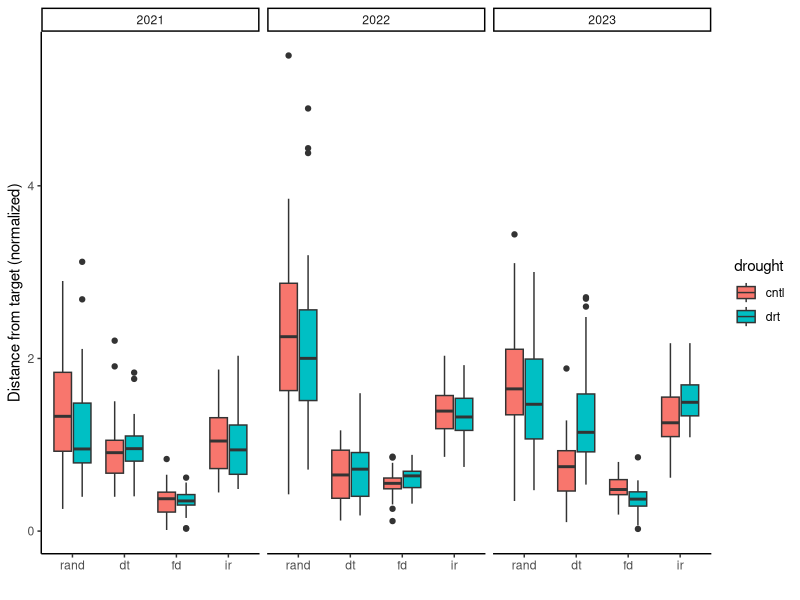

Here is the R script that generated this plot: (Note: this script raises an error after producing the figure.)
#### Calculating Euclidean distances to assess dissimilarity from targets and 
#### traits maximums (as high values of most traits selected should only benefit
#### species in those seeding treatments)

########## This is a repeat of "distance_calculations_WY.R" at PLOT level ############

# packages used
library(tidyverse)
library(lme4)
library(lmerTest)
library(vegan)

# Function for normalizing FD
normalize <- function(x) {
  return ((x - min(x)) / (max(x) - min(x)))
}

alldat <- read.csv("data/cwm_wy(plot).csv")
alldat$year <- as.factor(alldat$year)
alldat$block <- as.factor(alldat$block)
alldat$trt <- as.factor(alldat$trt)
FDdat <- read.csv("data/cwm_raoq_wy(plot).csv")
FDdat$year <- as.factor(FDdat$year)
FDdat$block <- as.factor(FDdat$block)
FDdat$trt <- as.factor(FDdat$trt)
# CSV of species-trait combinations (for OG 25)
traits.wy <- read.csv("data/mixedgrass.csv", header=TRUE, row.names=1)
traits.wy <- traits.wy[traits.wy$use==1,] # subset use=1
traits.wy$PLSg.m2.mono <- traits.wy$PLSlbs.acre.mono * (453.59237 / 4046.8564224) #convert lb/acre to g/m2
#scale traits
traits.wy$srl = scale(log(traits.wy$srl))
traits.wy$ldmc = scale(log(traits.wy$ldmc))
traits.wy$leafn = scale(log(traits.wy$leafn))
traits.wy$lop = scale(traits.wy$lop)
traits.wy$rootdiam = scale(log(traits.wy$rootdiam))
traits.wy$sla = scale(log(traits.wy$sla))
traits.wy$rdmc = scale(log(traits.wy$rdmc))

## select relevent CWM traits per DT or IR, rows are communities
# remove predictor rows 
pred <- alldat %>% filter(year=="0")#filter preds
dat <- alldat %>% filter(year!="0")#filter preds
FDpred <- FDdat %>% filter(year=="0")#filter preds
FDdat <- FDdat %>% filter(year!="0")#filter preds

# #subset for just seeding trt of interest and calculate dissimilarity
# # first calculated for distance to target, but distance to target to be closer
# # or further from max/min of traits (ex. SRL above our target is even better
# # than hitting our target). So, distance from max/min by trt and year is also
# # now calculated below the commented out code.
#
## IR
distir.wy <- dat %>% select(c(block,trt,year,leafn,srl))
distir.wy <- merge(distir.wy,FDdat[,c(2,4:6)], all.x = T)
# # define trait targets
# quantile(traits.wy$leafn,.25) #IR
# # -0.565257
# quantile(traits.wy$srl,.7557) #IR
# # 0.6536232
# irdist <- distir.wy %>% filter(trt=="ir")
# irdist <- irdist %>%
#   unite(trt.b.y, c(trt, block, year), sep = ".", remove=T) # make unique plot variable
# irdist$veg <- normalize(irdist$veg)
# # make row of targets
# irdist <- irdist %>% add_row(trt.b.y = "target",
#                              leafn = quantile(traits.wy$leafn,.25),
#                              srl = quantile(traits.wy$srl,.7557),
#                              veg = quantile(normalize(FDdat$veg),.99)) #this should be by year tho
# irdist <- irdist %>% column_to_rownames("trt.b.y")
# #mnake into matrix
# #run dist or vegdist
# library(vegan)
# irdistmat <- vegdist(as.matrix(irdist),method = "euclidean", upper=T)#,diag=T)
# irdistmat <-as.matrix(irdistmat)
# # save only pairwise between target
# irdistances <- as.data.frame(irdistmat["target",])
# colnames(irdistances) <- "dist"
# irdistances <- irdistances %>% rownames_to_column("trt.b.y")

## IR (min/max)
irdist <- distir.wy %>% filter(trt=="ir")
##2021
# within each year subset the data
irdist21 <- irdist %>% filter(year=="2021")
irdist21 <- irdist21 %>% unite(trt.b.y, c(trt, block, year), sep = ".", remove=T)
# attach row of targets
irdist21 <- irdist21 %>% add_row(trt.b.y = "target",
                                 leafn = quantile(irdist21$leafn,.05),
                                 srl = quantile(irdist21$srl,.95),
                                 veg = quantile(normalize(irdist21$veg),.95))
irdist21 <- irdist21 %>% column_to_rownames("trt.b.y")
#run dist or vegdist
irdistmat <- vegdist(as.matrix(irdist21),method = "euclidean", upper=T)#,diag=T)
irdistmat <-as.matrix(irdistmat)
# save only pairwise between target
irdistances21 <- as.data.frame(irdistmat["target",])
colnames(irdistances21) <- "dist"
##2022
# within each year subset the data
irdist22 <- irdist %>% filter(year=="2022")
irdist22 <- irdist22 %>% unite(trt.b.y, c(trt, block, year), sep = ".", remove=T)
# attach row of targets
irdist22 <- irdist22 %>% add_row(trt.b.y = "target",
                                 leafn = quantile(irdist21$leafn,.05),
                                 srl = quantile(irdist21$srl,.95),
                                 veg = quantile(normalize(irdist21$veg),.95))
irdist22 <- irdist22 %>% column_to_rownames("trt.b.y")
#run dist or vegdist
irdistmat <- vegdist(as.matrix(irdist22),method = "euclidean", upper=T)#,diag=T)
irdistmat <-as.matrix(irdistmat)
# save only pairwise between target
irdistances22 <- as.data.frame(irdistmat["target",])
colnames(irdistances22) <- "dist"
##2023
# within each year subset the data
irdist23 <- irdist %>% filter(year=="2023")
irdist23 <- irdist23 %>% unite(trt.b.y, c(trt, block, year), sep = ".", remove=T)
# attach row of targets
irdist23 <- irdist23 %>% add_row(trt.b.y = "target",
                                 leafn = quantile(irdist21$leafn,.05),
                                 srl = quantile(irdist21$srl,.95),
                                 veg = quantile(normalize(irdist21$veg),.95))
irdist23 <- irdist23 %>% column_to_rownames("trt.b.y")
#run dist or vegdist
irdistmat <- vegdist(as.matrix(irdist23),method = "euclidean", upper=T)
irdistmat <-as.matrix(irdistmat)
# save only pairwise between target
irdistances23 <- as.data.frame(irdistmat["target",])
colnames(irdistances23) <- "dist"
## bind dataframes
irdistances.max <- bind_rows(irdistances21,irdistances22)
irdistances.max <- bind_rows(irdistances.max,irdistances23)
irdistances.max <- irdistances.max %>% rownames_to_column("trt.b.y")


## DT
distdt.wy <- dat %>% select(c(block,trt,year,ldmc,lop))
distdt.wy <- merge(distdt.wy,FDdat[,c(1,4:6)], all.x = T)
# # define trait targets
# quantile(traits.wy$ldmc,.75) # DT
# # 0.6766338
# quantile(traits.wy$lop,.25) #DT
# # -0.7420366
# dtdist <- distdt.wy %>% filter(trt=="dt")
# dtdist <- dtdist %>%
#   unite(trt.b.y, c(trt, block, year), sep = ".", remove=T) # make unique plot variable
# dtdist$rootdiam <- normalize(dtdist$rootdiam)
# # make row of targets
# dtdist <- dtdist %>% add_row(trt.b.y = "target",
#                              ldmc = quantile(traits.wy$ldmc,.75),
#                              lop = quantile(traits.wy$lop,.25),
#                              rootdiam = quantile(normalize(FDdat$rootdiam),.99)) #this should be by year tho
# dtdist <- dtdist %>% column_to_rownames("trt.b.y")
# #mnake into matrix
# #run dist or vegdist
# dtdistmat <- vegdist(as.matrix(dtdist),method = "euclidean", upper=T)#,diag=T)
# dtdistmat <-as.matrix(dtdistmat)
# # save only pairwise between target
# dtdistances <- as.data.frame(dtdistmat["target",])
# colnames(dtdistances) <- "dist"
# dtdistances <- dtdistances %>% rownames_to_column("trt.b.y")

## DT (min/max)
dtdist <- distdt.wy %>% filter(trt=="dt")
##2021
# within each year subset the data
dtdist21 <- dtdist %>% filter(year=="2021")
dtdist21 <- dtdist21 %>% unite(trt.b.y, c(trt, block, year), sep = ".", remove=T)
# attach row of targets
dtdist21 <- dtdist21 %>% add_row(trt.b.y = "target",
                                 ldmc = quantile(dtdist21$ldmc,.95),
                                 lop = quantile(dtdist21$lop,.05),
                                 rootdiam = quantile(normalize(dtdist21$rootdiam),.95))
dtdist21 <- dtdist21 %>% column_to_rownames("trt.b.y")
#run dist or vegdist
dtdistmat <- vegdist(as.matrix(dtdist21),method = "euclidean", upper=T)#,diag=T)
dtdistmat <-as.matrix(dtdistmat)
# save only padtwise between target
dtdistances21 <- as.data.frame(dtdistmat["target",])
colnames(dtdistances21) <- "dist"
##2022
# within each year subset the data
dtdist22 <- dtdist %>% filter(year=="2022")
dtdist22 <- dtdist22 %>% unite(trt.b.y, c(trt, block, year), sep = ".", remove=T)
# attach row of targets
dtdist22 <- dtdist22 %>% add_row(trt.b.y = "target",
                                 ldmc = quantile(dtdist21$ldmc,.95),
                                 lop = quantile(dtdist21$lop,.05),
                                 rootdiam = quantile(normalize(dtdist21$rootdiam),.95))
dtdist22 <- dtdist22 %>% column_to_rownames("trt.b.y")
#run dist or vegdist
dtdistmat <- vegdist(as.matrix(dtdist22),method = "euclidean", upper=T)#,diag=T)
dtdistmat <-as.matrix(dtdistmat)
# save only padtwise between target
dtdistances22 <- as.data.frame(dtdistmat["target",])
colnames(dtdistances22) <- "dist"
##2023
# within each year subset the data
dtdist23 <- dtdist %>% filter(year=="2023")
dtdist23 <- dtdist23 %>% unite(trt.b.y, c(trt, block, year), sep = ".", remove=T)
# attach row of targets
dtdist23 <- dtdist23 %>% add_row(trt.b.y = "target",
                                 ldmc = quantile(dtdist21$ldmc,.95),
                                 lop = quantile(dtdist21$lop,.05),
                                 rootdiam = quantile(normalize(dtdist21$rootdiam),.95))
dtdist23 <- dtdist23 %>% column_to_rownames("trt.b.y")
#run dist or vegdist
dtdistmat <- vegdist(as.matrix(dtdist23),method = "euclidean", upper=T)
dtdistmat <-as.matrix(dtdistmat)
# save only padtwise between target
dtdistances23 <- as.data.frame(dtdistmat["target",])
colnames(dtdistances23) <- "dist"
## bind dataframes
dtdistances.max <- bind_rows(dtdistances21,dtdistances22)
dtdistances.max <- bind_rows(dtdistances.max,dtdistances23)
dtdistances.max <- dtdistances.max %>% rownames_to_column("trt.b.y")


## To assess similarity to highest multivariate FD we use upper 95th percentile
## of each years FD as the target to compare to.
#FD
fddist <- FDdat[,c(3,4:6)] %>% filter(trt=="fd")
#FD target (shifting annually)
quantile(normalize(fddist$full),.99)
#using max(), gives 1 in all years due to normalization, 99th quantile shows variation
subdatFD <- fddist %>% group_by(year) %>% summarize(target = quantile(normalize(full),.99))
#quantile is higher when considering less plots (i.e. only FD) and more representative of the
# comparison between FD and target FD so using subsetted data to calculate dist
# fddist <- distfd.wy %>%
#   unite(trt.b.y, c(trt, block, subplot, year), sep = ".", remove=T) # make unique plot variable
fddist$full <- normalize(fddist$full)
##2021
# within each year subset the data
fddist21 <- fddist %>% filter(year=="2021")
fddist21 <- fddist21 %>% unite(trt.b.y, c(trt, block, year), sep = ".", remove=T)
# attach row of targets
fddist21 <- fddist21 %>% add_row(trt.b.y = "target",
                                 full = quantile(normalize(fddist21$full),.99)) #this should be by year tho
fddist21 <- fddist21 %>% column_to_rownames("trt.b.y")
#run dist or vegdist
fddistmat <- vegdist(as.matrix(fddist21),method = "euclidean", upper=T)#,diag=T)
fddistmat <-as.matrix(fddistmat)
# save only pairwise between target
fddistances21 <- as.data.frame(fddistmat["target",])
colnames(fddistances21) <- "dist"

##2022
# within each year subset the data
fddist22 <- fddist %>% filter(year=="2022")
fddist22 <- fddist22 %>% unite(trt.b.y, c(trt, block, year), sep = ".", remove=T)
# attach row of targets
fddist22 <- fddist22 %>% add_row(trt.b.y = "target",
                                 full = quantile(normalize(fddist22$full),.99)) #this should be by year tho
fddist22 <- fddist22 %>% column_to_rownames("trt.b.y")
#run dist or vegdist
fddistmat <- vegdist(as.matrix(fddist22),method = "euclidean", upper=T)#,diag=T)
fddistmat <-as.matrix(fddistmat)
# save only pairwise between target
fddistances22 <- as.data.frame(fddistmat["target",])
colnames(fddistances22) <- "dist"

##2023
# within each year subset the data
fddist23 <- fddist %>% filter(year=="2023")
fddist23 <- fddist23 %>% unite(trt.b.y, c(trt, block, year), sep = ".", remove=T)
# attach row of targets
fddist23 <- fddist23 %>% add_row(trt.b.y = "target",
                                 full = quantile(normalize(fddist23$full),.99)) #this should be by year tho
fddist23 <- fddist23 %>% column_to_rownames("trt.b.y")
#run dist or vegdist
fddistmat <- vegdist(as.matrix(fddist23),method = "euclidean", upper=T)
fddistmat <-as.matrix(fddistmat)
# save only pairwise between target
fddistances23 <- as.data.frame(fddistmat["target",])
colnames(fddistances23) <- "dist"

#bind dataframes
fddistances <- bind_rows(fddistances21,fddistances22)
fddistances <- bind_rows(fddistances,fddistances23)
fddistances <- fddistances %>% rownames_to_column("trt.b.y")


## To assess similarity to random so it can be included in models, we consider the distances
## in CWM from target seeding CWM (could also look at community abundance/ composition from
## our expected probabilities from seeding, but the cwm matches other dist measures.)
## this essentially uses the random community as a measure of how well be were at making any
## CWM we sought out to make by seeding and allows us to continue using random as a control.
# Rand

# within each year subset the data
rdist <- alldat %>% filter(trt=="rand") %>% arrange(year,block)#%>% filter(year=="2021")
rdist0 <- rdist %>% filter(year=="0") %>% arrange(as.numeric(block))

#2021
rdist21 <- rdist %>% filter(year=="2021") #%>% arrange(as.numeric(block))
rdist21 <- bind_rows(rdist0,rdist21)
rdist21 <- rdist21 %>% select(-c(drought, Treatments))
rdist21 <- rdist21 %>% unite(trt.b.y, c(trt,block,year), sep = ".", remove=T) # make unique plot variable
rdist21 <- rdist21 %>% column_to_rownames("trt.b.y")
randdistmat <- vegdist(as.matrix(rdist21),method = "euclidean", upper = T)
rdist21 <-as.matrix(randdistmat)[,-c(1:64)]
rdist21 <-rdist21[c(1:64),]
rdist21<- data.frame(
  dist=diag(as.matrix(rdist21)),
  id=colnames(rdist21))

# rdist21 <- rdist %>% filter(year=="2021"| year=="0")
# rdist21 <- rdist21 %>% select(-c(drought, Treatments))
# rdist21 <- rdist21 %>% unite(trt.b.y, c(trt, block,year), sep = ".", remove=T) # make unique plot variable
# rdist21 <- rdist21 %>% column_to_rownames("trt.b.y")
# randdistmat <- vegdist(as.matrix(rdist21),method = "euclidean", upper = T)
# rdist21 <-as.matrix(randdistmat)[,-c(1:64)]
# rdist21 <-rdist21[c(1:64),]
# rdist21.n<- data.frame(
#   dist=diag(as.matrix(rdist21)),
#   id=colnames(rdist21))
# rdist21 <- bind_rows(rdist21.n,rdist21.s)

#2022
rdist22 <- rdist %>% filter(year=="2022")
rdist22 <- bind_rows(rdist0,rdist22)
rdist22 <- rdist22 %>% select(-c(drought, Treatments))
rdist22 <- rdist22 %>% unite(trt.b.y, c(trt, block,year), sep = ".", remove=T) # make unique plot variable
rdist22 <- rdist22 %>% column_to_rownames("trt.b.y")
randdistmat <- vegdist(as.matrix(rdist22),method = "euclidean", diag = T)
rdist22 <-as.matrix(randdistmat)[,-c(1:64)]
rdist22 <-rdist22[c(1:64),]
rdist22<- data.frame(
  dist=diag(as.matrix(rdist22)),
  id=colnames(rdist22))
# rdist22 <- rdist %>% filter(year=="2022"| year=="0") %>% filter(subplot!="s"|is.na(subplot))
# rdist22 <- rdist22 %>% select(-c(drought, Treatments))
# rdist22 <- rdist22 %>% unite(trt.b.y, c(trt, block, subplot,year), sep = ".", remove=T) # make unique plot variable
# rdist22 <- rdist22 %>% column_to_rownames("trt.b.y")
# randdistmat <- vegdist(as.matrix(rdist22),method = "euclidean", diag = T)
# rdist22 <-as.matrix(randdistmat)[,-c(1:64)]
# rdist22 <-rdist22[c(1:64),]
# rdist22.n<- data.frame(
#   dist=diag(as.matrix(rdist22)),
#   id=colnames(rdist22))
# rdist22 <- bind_rows(rdist22.n,rdist22.s)

#2023
rdist23 <- rdist %>% filter(year=="2023")
rdist23 <- bind_rows(rdist0,rdist23)
rdist23 <- rdist23 %>% select(-c(drought, Treatments))
rdist23 <- rdist23 %>% unite(trt.b.y, c(trt, block,year), sep = ".", remove=T) # make unique plot variable
rdist23 <- rdist23 %>% column_to_rownames("trt.b.y")
randdistmat <- vegdist(as.matrix(rdist23),method = "euclidean", diag = T)
rdist23 <-as.matrix(randdistmat)[,-c(1:64)]
rdist23 <-rdist23[c(1:64),]
rdist23<- data.frame(
  dist=diag(as.matrix(rdist23)),
  id=colnames(rdist23))
# rdist23 <- rdist %>% filter(year=="2023"| year=="0") %>% filter(subplot!="s"|is.na(subplot))
# rdist23 <- rdist23 %>% select(-c(drought, Treatments))
# rdist23 <- rdist23 %>% unite(trt.b.y, c(trt, block, subplot,year), sep = ".", remove=T) # make unique plot variable
# rdist23 <- rdist23 %>% column_to_rownames("trt.b.y")
# randdistmat <- vegdist(as.matrix(rdist23),method = "euclidean", diag = T)
# rdist23 <-as.matrix(randdistmat)[,-c(1:64)]
# rdist23 <-rdist23[c(1:64),]
# rdist23.n<- data.frame(
#   dist=diag(as.matrix(rdist23)),
#   id=colnames(rdist23))
# rdist23 <- bind_rows(rdist23.n,rdist23.s)

# together
rdistances <- bind_rows(rdist21,rdist22)
rdistances <- bind_rows(rdistances,rdist23)
#rdistances <- rdistances %>% column_to_rownames("id")
colnames(rdistances) <- c("dist","trt.b.y")
# rdistances$dist <- normalize(rdistances$dist)
#
# irdistances$dist <- normalize(irdistances$dist)
# dtdistances$dist <- normalize(dtdistances$dist)
#
# irdistances.max$dist <- normalize(irdistances.max$dist)
# dtdistances.max$dist <- normalize(dtdistances.max$dist)

# #### combine all dissimilarities
# wydist <- bind_rows(dtdistances,irdistances)
# wydist <- bind_rows(wydist,fddistances)
# wydist <- bind_rows(wydist,rdistances)
#
# #wydist$dist <- normalize(wydist$dist)
#
# #export csv
# write.csv(wydist, "data/cwm_distances_wy.csv")

#### combine again using max in DT and IR
wydist2 <- bind_rows(dtdistances.max,irdistances.max)
wydist2 <- bind_rows(wydist2,fddistances)
wydist2 <- bind_rows(wydist2,rdistances)

#export csv
write.csv(wydist2, "data/cwm_maxdistances_wy(plot).csv")



#### Figures

#make new sequence column
#add plot ID column (but give NA to target/predicted communities)

# # combine to master df (remove spp columns for now)
# allwy <- merge(comp.wy[,-c(11:66)],cwm.wy, by=c("year","trt","block","subplot"))
# allwy$trt <- as.factor(allwy$trt)


#combine with CWM to plot
cwm.wy <- read.csv("data/cwm_wy(plot).csv")# Wyoming CWM data
cwm.wy$year <- as.factor(cwm.wy$year)
cwm.wy <- cwm.wy %>% mutate(yrorder = ifelse(year=="2021","1",
                                             ifelse(year=="2022","2",
                                                    ifelse(year=="2023","3","0")))) #make new sequence column
cwm.wy$yrorder <- as.numeric(cwm.wy$yrorder)
cwm.wy <- cwm.wy %>% 
  mutate(plot = paste(block, trt, year, sep = ".")) #add plot ID column (but give NA to target/predicted communities)
cwm.wy <- cwm.wy %>% filter(year != "0") #remove predicted/target communities
# also combine CWM_distances dataframe to master df 
#break apart distances ID to make wider and merge together
wydist2 <- separate(wydist2, trt.b.y, into = c("trt", "block", "year"), sep = "\\.")
wydist2 <- wydist2 %>% filter(trt!="target")
#wydist <- wydist %>% mutate(trt = str_replace(trt, "^r$", "rand")) #make r match rand in cwm df
allwy <- merge(cwm.wy,wydist2, by=c("year","trt","block"), all.x=T)
allwy$trt <- as.factor(allwy$trt)
allwy$drought <- as.factor(allwy$drought)

#set reference levels for modelling
allwy$trt <- relevel(allwy$trt, ref = "rand") #make random communities the reference level
allwy$drought <- relevel(allwy$drought, ref = "cntl") #make random communities the reference level


# hist(allwy$dist)
# hist(sqrt(allwy$dist))
#allwy$dist_tran <- sqrt(allwy$dist)

#w/out transfom
summary(t <- aov(dist~trt*drought, allwy))
tuktest <- TukeyHSD(t)
multcompView::multcompLetters4(t,tuktest)
ggplot(allwy, aes(y=dist, x=trt, fill=drought))+
  geom_boxplot()+
  #geom_smooth(method="lm")+
  facet_wrap(~year, scales="fixed")+
  labs(x=" ",y="Distance from target (normalized)")+ #, fill="drought treatment")+
  theme_classic()

letterstest <- data.frame(multcompView::multcompLetters4(t,tuktest)$'trt:drought:year'['Letters'])
letterstest$trt <- as.factor(sub("([a-z]+):([a-z]+):(\\d+)$", "\\1", rownames(letterstest)))
letterstest$drought <- as.factor(sub("([a-z]+):([a-z]+):(\\d+)$", "\\2", rownames(letterstest)))
letterstest$year <- as.factor(sub("([a-z]+):([a-z]+):(\\d+)$", "\\3", rownames(letterstest)))
test <- allwy %>% group_by(year, drought, trt) %>% summarise(yposition = quantile(dist,.8))
test <- merge(letterstest,test, by = c("year", "drought", "trt"))
test2 <- merge(test,allwy, by = c("year", "drought", "trt"), all=T)


ggplot(test2, aes(y=dist, x=trt, fill=drought))+
  geom_boxplot()+
  #geom_smooth(method="lm")+
  geom_text(aes(y=yposition,label = Letters), 
            position = position_dodge(width = 0.9), 
            vjust = -0.5,
            #angle = 15,
            size=3) +
  facet_wrap(~year, scales="fixed")+
  labs(x=" ",y="Distance from target (normalized)")+ #, fill="drought treatment")+
  theme_classic()


# testing 2/6
letterstest <- data.frame(multcompView::multcompLetters4(t,tuktest)$'trt:drought'['Letters'])
letterstest$trt <- as.factor(sub("([a-z]+):([a-z]+)$", "\\1", rownames(letterstest)))
letterstest$drought <- as.factor(sub("([a-z]+):([a-z]+)$", "\\2", rownames(letterstest)))
test <- allwy %>% group_by(drought, trt) %>% summarise(yposition = quantile(dist,.8))
test <- merge(letterstest,test, by = c("drought", "trt"))
test2 <- merge(test,allwy, by = c("drought", "trt"), all=T)

droughtcolswy <- c("cntl"="skyblue", "drt"="tomato1") #create variable for color


#export for short report
tiff("figures/cwm wy/distanceplot_wy_single.tiff", res=400, height = 4,width =3.5, "in",compression = "lzw")
ggplot(test2, aes(y=dist, x=trt, fill=drought))+
  geom_boxplot()+
  #geom_smooth(method="lm")+
  geom_text(aes(y=yposition,label = Letters), 
            position = position_dodge(width = 0.9), 
            vjust = -0.5,
            #angle = 15,
            size=3) +
  scale_fill_manual(values = droughtcolswy)+
  #facet_wrap(~year, scales="fixed")+
  labs(x=" ",y="Distance from target")+ #, fill="drought treatment")+
  theme_classic()+
  ylim(0,4)
dev.off()

#combined with distance by year on other r script
alldistwy <- ggplot(test2, aes(y=dist, x=trt, fill=drought))+
  geom_boxplot()+
  #geom_smooth(method="lm")+
  geom_text(aes(y=yposition,label = Letters), 
            position = position_dodge(width = 0.9), 
            vjust = -0.5,
            #angle = 15,
            size=3) +
  scale_fill_manual(values = droughtcolswy)+
  #facet_wrap(~year, scales="fixed")+
  labs(x=" ",y="Distance from target")+ #, fill="drought treatment")+
  theme_classic()+
  ylim(0,4)
